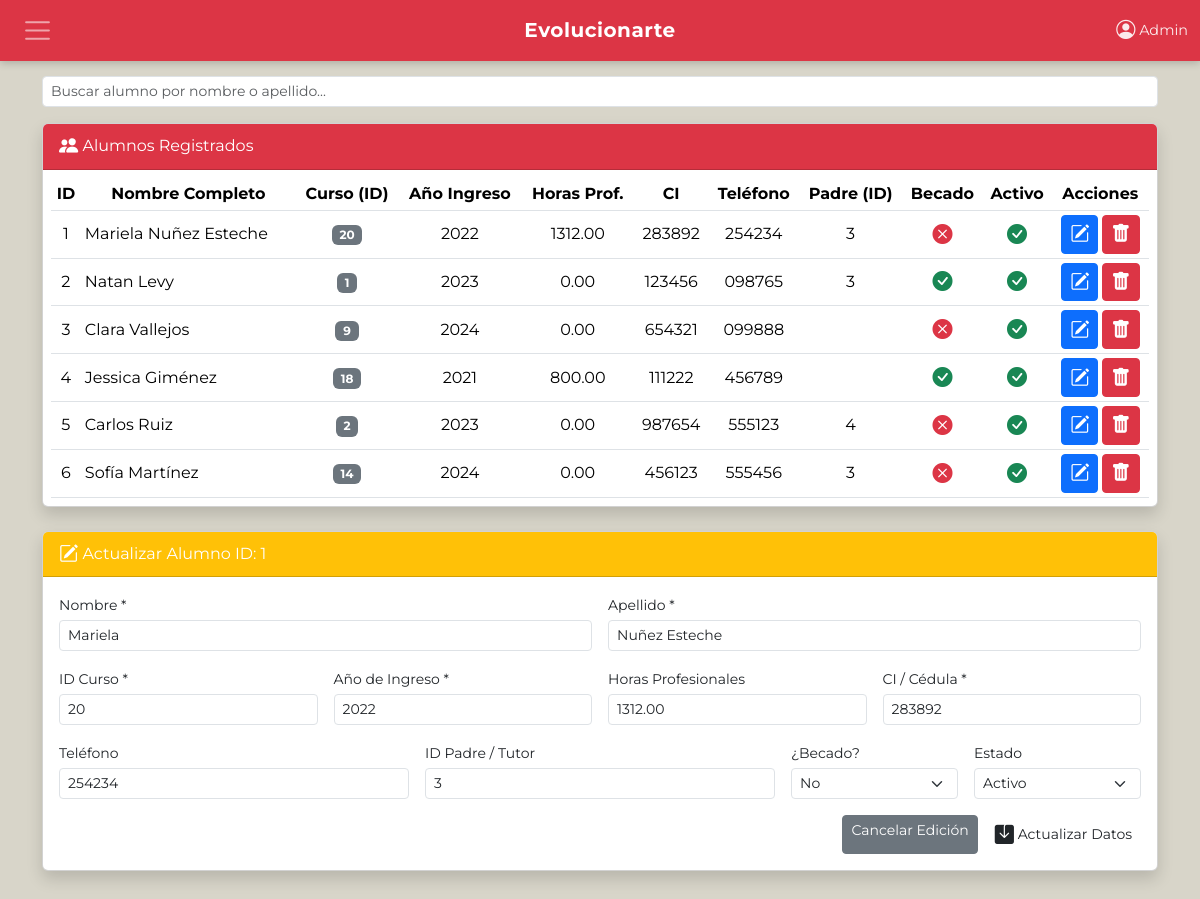
Page /secciones/alumnos.php?idEditar=1 on the committed database.
### tables this page shows
CREATE TABLE IF NOT EXISTS `alumnos` (
  `id_alumno` INT NOT NULL AUTO_INCREMENT,
  `nombre` VARCHAR(100) NOT NULL,
  `apellido` VARCHAR(100) NOT NULL,
  `id_curso` INT NOT NULL,
  `anio_ingreso` YEAR NOT NULL,
  `horas_profesionales` DECIMAL(6,2) DEFAULT 0.00,
  `ci` VARCHAR(20) NOT NULL UNIQUE,
  `telefono` VARCHAR(20),
  `id_padre` INT DEFAULT NULL,
  `becado` TINYINT(1) DEFAULT 0,
  `activo` TINYINT(1) DEFAULT 1,
  `fecha_creacion` TIMESTAMP DEFAULT CURRENT_TIMESTAMP,
  PRIMARY KEY (`id_alumno`),
  FOREIGN KEY (`id_curso`) REFERENCES `cursos`(`id_curso`),
  FOREIGN KEY (`id_padre`) REFERENCES `usuarios`(`id_usuario`) ON DELETE SET NULL
);

### secciones/funciones.php (called while the page is built, shortened)
<?php
$db = mysqli_connect("localhost", "root", "", "evospace");
function traer($tabla){
    global $db;
    $str = "SELECT * FROM $tabla";
    $resul = mysqli_query($db, $str);
    return $resul;
}
function traerPorID($tabla, $id_alumno){
    global $db;
    $str = "SELECT * FROM $tabla WHERE id_alumno = $id_alumno";
    $resul = mysqli_query($db, $str) or die("Error en traerPorID: " . mysqli_error($db));
    return mysqli_fetch_object($resul);
}
?>

### secciones/alumnos.php (the view, shortened to what this page needs)
<?php
include "./funciones.php";
include '../includes/header.php';
include '../includes/navbar.php';
if (isset($_REQUEST["idEditar"])) {
    $idEditar = $_REQUEST["idEditar"];
    $p = traerPorID("alumnos", $idEditar);
    $nombre = $p->nombre;
    $apellido = $p->apellido;
    $id_curso = $p->id_curso;
    $anio_ingreso = $p->anio_ingreso;
    $horas_profesionales = $p->horas_profesionales;
    $ci = $p->ci;
    $telefono = $p->telefono;
    $id_padre = $p->id_padre;
    $becado = $p->becado;
    $activo = $p->activo;
}
$resul = traer("alumnos");
?>
<div class="container mt-3">
    <div class="row g-2 mb-3">
        <div class="col-md-12">
            <input type="text" id="buscador" class="form-control form-control-sm" placeholder="Buscar alumno por nombre o apellido...">
        </div>
    </div>
    <div class="card shadow mb-4">
        <div class="card-header bg-danger text-white py-2">
            <i class="bi bi-people-fill"></i> Alumnos Registrados
        </div>
        <div class="card-body p-2">
            <?php if (mysqli_num_rows($resul) == 0): ?>
                <div class="alert alert-warning mb-0">No hay alumnos registrados en el sistema.</div>
            <?php else: ?>
                <div class="table-responsive">
                    <table class="table table-hover table-sm mb-0" id="tablaAlumnos">
                        <thead class="text-center">
                            <tr>
                                <th>ID</th>
                                <th>Nombre Completo</th>
                                <th>Curso (ID)</th>
                                <th>Año Ingreso</th>
                                <th>Horas Prof.</th>
                                <th>CI</th>
                                <th>Teléfono</th>
                                <th>Padre (ID)</th>
                                <th>Becado</th>
                                <th>Activo</th>
                                <th>Acciones</th>
                            </tr>
                        </thead>
                        <tbody>
                            <?php while ($fila = mysqli_fetch_assoc($resul)): ?>
                                <tr>
                                    <td class="text-center align-middle"><?= $fila["id_alumno"] ?></td>
                                    <td class="nombre-alumno align-middle"><?= htmlspecialchars($fila["nombre"] . ' ' . $fila["apellido"]) ?></td>
                                    <td class="text-center align-middle"><span class="badge bg-secondary"><?= htmlspecialchars($fila["id_curso"]) ?></span></td>
                                    <td class="text-center align-middle"><?= htmlspecialchars($fila["anio_ingreso"]) ?></td>
                                    <td class="text-center align-middle"><?= htmlspecialchars($fila["horas_profesionales"]) ?></td>
                                    <td class="text-center align-middle"><?= htmlspecialchars($fila["ci"]) ?></td>
                                    <td class="text-center align-middle"><?= htmlspecialchars($fila["telefono"]) ?></td>
                                    <td class="text-center align-middle"><?= htmlspecialchars($fila["id_padre"]) ?></td>
                                    <td class="text-center align-middle">
                                        <?= $fila['becado'] == 1 ? '<i class="bi bi-check-circle-fill text-success fs-5"></i>' : '<i class="bi bi-x-circle-fill text-danger fs-5"></i>' ?>
                                    </td>
                                    <td class="text-center align-middle">
                                        <?= $fila['activo'] == 1 ? '<i class="bi bi-check-circle-fill text-success fs-5"></i>' : '<i class="bi bi-x-circle-fill text-danger fs-5"></i>' ?>
                                    </td>
                                    <td class="text-center align-middle">
                                        <div class="d-flex gap-1 justify-content-center">
                                            <a href="alumnos.php?idEditar=<?= $fila['id_alumno'] ?>" class="btn btn-primary btn-sm">
                                                <i class="bi bi-pencil-square"></i>
                                            </a>
                                            <a href="alumnos.php?idBorrar=<?= $fila['id_alumno'] ?>" class="btn btn-danger btn-sm" onclick="return confirm('¿Estás seguro de eliminar a este alumno?')">
                                                <i class="bi bi-trash-fill"></i>
                                            </a>
                                        </div>
                                    </td>
                                </tr>
                            <?php endwhile; ?>
                        </tbody>
                    </table>
                </div>
            <?php endif; ?>
        </div>
    </div>
    <div class="card shadow mb-3">
        <?php $operacion = $idEditar == "" ? "Agregar Nuevo Alumno" : "Actualizar Alumno ID: " . $idEditar ?>
        <div class="card-header <?= $idEditar == "" ? 'bg-success' : 'bg-warning text-dark' ?> text-white py-2">
            <i class="bi <?= $idEditar == "" ? 'bi-plus-circle-fill' : 'bi-pencil-square' ?>"></i> <?= $operacion ?>
        </div>
        <div class="card-body">
            <form method="POST" action="alumnos.php">
                <div class="row g-3">
                    <div class="col-md-6">
                        <label class="form-label mb-1 small">Nombre *</label>
                        <input type="text" name="nombre" class="form-control form-control-sm" value="<?= htmlspecialchars($nombre) ?>" required>
                    </div>
                    <div class="col-md-6">
                        <label class="form-label mb-1 small">Apellido *</label>
                        <input type="text" name="apellido" class="form-control form-control-sm" value="<?= htmlspecialchars($apellido) ?>" required>
                    </div>
                    <div class="col-md-3">
                        <label class="form-label mb-1 small">ID Curso *</label>
                        <input type="number" name="id_curso" class="form-control form-control-sm" value="<?= htmlspecialchars($id_curso) ?>" required>
                    </div>
                    <div class="col-md-3">
                        <label class="form-label mb-1 small">Año de Ingreso *</label>
                        <input type="text" name="anio_ingreso" class="form-control form-control-sm" value="<?= htmlspecialchars($anio_ingreso) ?>" required>
                    </div>
                    <div class="col-md-3">
                        <label class="form-label mb-1 small">Horas Profesionales</label>
                        <input type="number" name="horas_profesionales" class="form-control form-control-sm" value="<?= htmlspecialchars($horas_profesionales) ?>">
                    </div>
                    <div class="col-md-3">
                        <label class="form-label mb-1 small">CI / Cédula *</label>
                        <input type="text" name="ci" class="form-control form-control-sm" value="<?= htmlspecialchars($ci) ?>" required>
                    </div>
                    <div class="col-md-4">
                        <label class="form-label mb-1 small">Teléfono</label>
                        <input type="text" name="telefono" class="form-control form-control-sm" value="<?= htmlspecialchars($telefono) ?>">
                    </div>
                    <div class="col-md-4">
                        <label class="form-label mb-1 small">ID Padre / Tutor</label>
                        <input type="number" name="id_padre" class="form-control form-control-sm" value="<?= htmlspecialchars($id_padre) ?>">
                    </div>
                    <div class="col-md-2">
                        <label class="form-label mb-1 small">¿Becado?</label>
                        <select name="becado" class="form-select form-select-sm">
                            <option value="0" <?= $becado == "0" || $becado === "" ? 'selected' : '' ?>>No</option>
                        </select>
                    </div>
                    <div class="col-md-2">
                        <label class="form-label mb-1 small">Estado</label>
                        <select name="activo" class="form-select form-select-sm">
                            <option value="1" <?= $activo == "1" || $activo === "" ? 'selected' : '' ?>>Activo</option>
                        </select>
                    </div>
                    <div class="col-12 d-flex gap-2 justify-content-end mt-3">
                        <?php if ($idEditar != ""): ?>
                            <a href="alumnos.php" class="btn btn-secondary btn-sm">Cancelar Edición</a>
                        <?php endif; ?>
                        <button type="submit" name="guardar" class="btn <?= $idEditar == "" ? 'btn-success' : 'btn-sm' ?> btn-sm">
                            <i class="bi bi-save-fill"></i> <?= $idEditar == "" ? 'Guardar Alumno' : 'Actualizar Datos' ?>
                        </button>
                    </div>
                </div>
            </form>
        </div>
    </div>
</div>
<?php
include '../includes/footer.php';
?>

### includes/header.php (style rules this page uses)
* { font-family: "Montserrat", sans-serif; }
body { background-color: #d8d5c9; padding-top: 60px; padding-bottom: 30px; }
.bi { display: inline-block; font-size: 1.2rem; vertical-align: -0.125em; }

### rows in the picture
alumnos: id_alumno "1", nombre+apellido "Mariela Nuñez Esteche", id_curso "20", anio_ingreso "2022", horas_profesionales "1312.00", ci "283892", telefono "254234", id_padre "3", nombre "Mariela", apellido "Nuñez Esteche", becado "No", activo "Activo"
alumnos: id_alumno "2", nombre+apellido "Natan Levy", id_curso "1", anio_ingreso "2023", horas_profesionales "0.00", ci "123456", telefono "098765", id_padre "3", becado 1 (drawn), activo 1 (drawn)
alumnos: id_alumno "3", nombre+apellido "Clara Vallejos", id_curso "9", anio_ingreso "2024", horas_profesionales "0.00", ci "654321", telefono "099888", becado 0 (drawn), activo 1 (drawn)
alumnos: id_alumno "4", nombre+apellido "Jessica Giménez", id_curso "18", anio_ingreso "2021", horas_profesionales "800.00", ci "111222", telefono "456789", becado 1 (drawn), activo 1 (drawn)
alumnos: id_alumno "5", nombre+apellido "Carlos Ruiz", id_curso "2", anio_ingreso "2023", horas_profesionales "0.00", ci "987654", telefono "555123", id_padre "4", becado 0 (drawn), activo 1 (drawn)
alumnos: id_alumno "6", nombre+apellido "Sofía Martínez", id_curso "14", anio_ingreso "2024", horas_profesionales "0.00", ci "456123", telefono "555456", id_padre "3", becado 0 (drawn), activo 1 (drawn)

### other values in the picture
$_SESSION['nombre_completo'] "Admin"
$operacion "Actualizar Alumno ID: 1"
